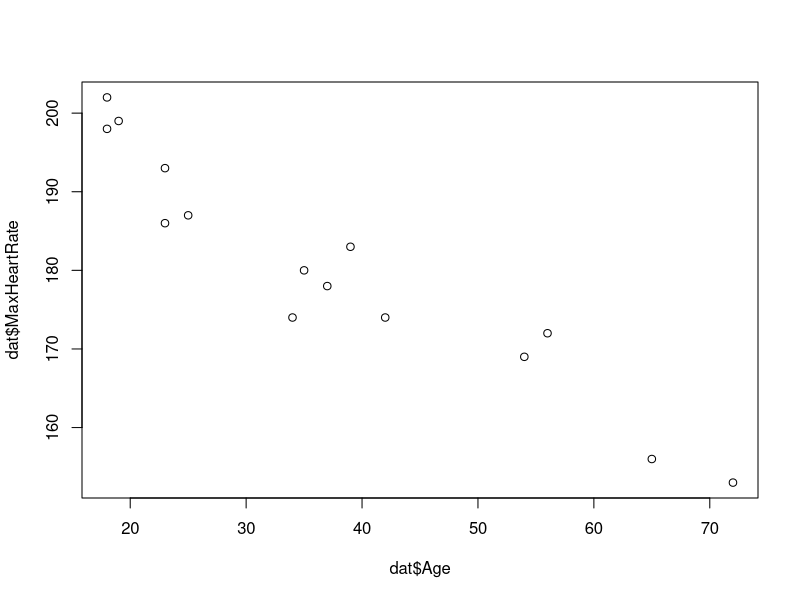
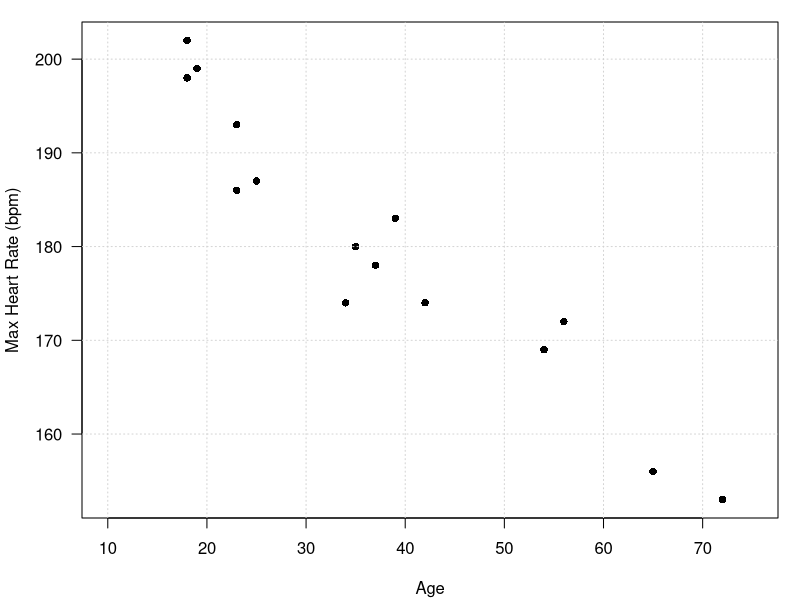
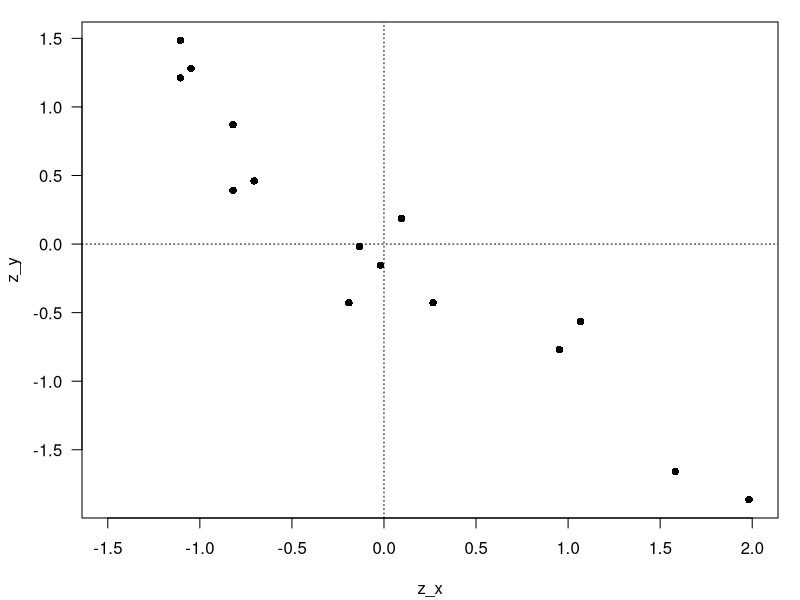
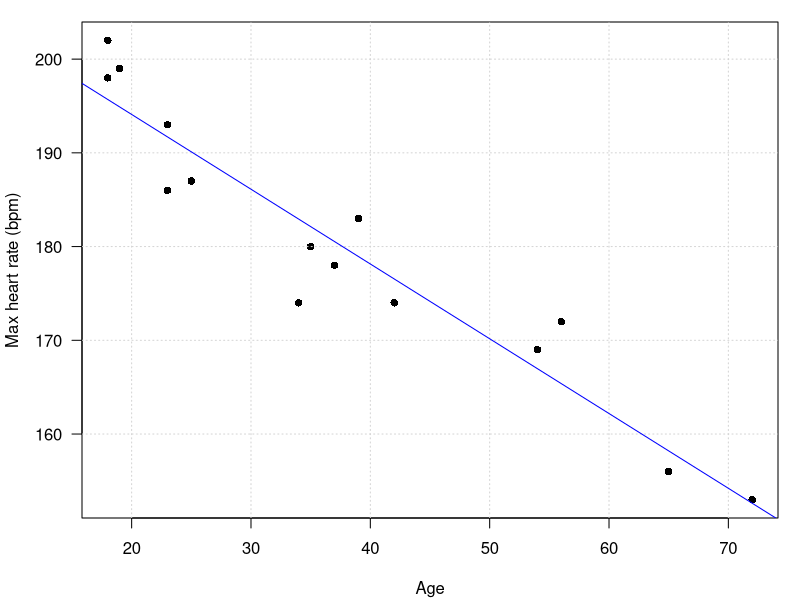
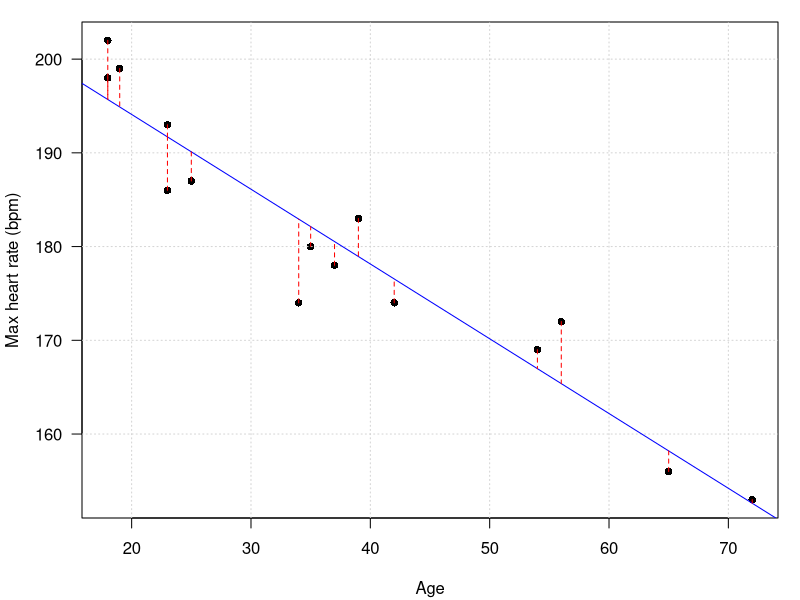

Here is the R script that generated these plots, in order:
## ---- chunk 1
# Download the data & ensure it is located in your project. In this example, the
# data file is located in a folder called Data in my current working directory.

dat <- read.csv('Data/maxHeartRate.csv', header = T)
str(dat)
## ---- chunk 2
summary(dat)
sd(dat$Age); sd(dat$MaxHeartRate)

# Compute the covariance between Age and MaxHeartRate
cov(dat$Age, dat$MaxHeartRate)

# Compute the correlation between Age and MaxHeartRate
cor(dat$Age, dat$MaxHeartRate)
## ---- chunk 3
cov.xy <- cov(dat$Age, dat$MaxHeartRate)

cov.xy/(sd(dat$Age) * sd(dat$MaxHeartRate))

age.z <- scale(dat$Age)
hr.z <- scale(dat$MaxHeartRate)

sum(age.z*hr.z)/14
## ---- chunk 4
plot(dat$Age, dat$MaxHeartRate)

# with(dat, plot(Age, MaxHeartRate))
## ---- chunk 5
par(las = 1, mar = c(4.1, 4.1, 1.1, 1.1))
plot(dat$Age, dat$MaxHeartRate,
     pch = 16, 
     xlab = "Age",
     ylab = "Max Heart Rate (bpm)",
     xlim = c(10,75))
grid()
## ---- chunk 6
par(las = 1, mar = c(4.1, 4.1, 1.1, 1.1))
plot(scale(dat$Age), scale(dat$MaxHeartRate),
     pch = 16, 
     xlab = "z_x",
     ylab = "z_y",
     xlim = c(-1.5,2))

abline(v = 0, h = 0, lty = 3)
## ---- chunk 7
x <- dat$Age; y <- dat$MaxHeartRate
y_diff <- y - mean(y)
x_diff <- x - mean(x)
b_1 <- sum(y_diff * x_diff) / sum((x_diff)^2)
b_1

# b1 <- cor(x,y)*(sd(y)/sd(x))
## ---- chunk 8
b_0 <- mean(y) - mean(x) * b_1
b_0
## ---- chunk 9
y_hat <- b_0 + b_1 * x
y_hat
## ---- chunk 10
y - y_hat
## ---- chunk 11
sigma2 <- sum((y - y_hat)^2) / (length(y) - 2)
sqrt(sigma2)
## ---- chunk 12
par(las = 1, mar = c(4.1, 4.1, 1.1, 1.1))
plot(dat$Age, dat$MaxHeartRate,
     pch = 16,
     xlab = "Age",
     ylab = "Max heart rate (bpm)")
grid()

# abline(v = mean(dat$Age), lty=2, col="red")
# abline(h = mean(dat$MaxHeartRate), lty=2, col="red")
abline(a = b_0, b = b_1,
       col = "blue")
## ---- chunk 13
X.mod <- as.matrix(cbind(1,dat[,1]))
y <- matrix(dat[,2], ncol=1)

dim(X.mod)
dim(y)
## ---- chunk 14
est <- solve(t(X.mod) %*% X.mod) %*% t(X.mod) %*% y
est
## ---- chunk 15
y_hat <- X.mod %*% est
y_hat
## ---- chunk 16
y_resid <- dat[,2] - y_hat
y_resid
## ---- chunk 17
par(las = 1, mar = c(4.1, 4.1, 1.1, 1.1))
plot(dat$Age, dat$MaxHeartRate,
     pch = 16, xlab = "Age",
     ylab = "Max heart rate (bpm)")
grid()
abline(a = b_0, b = b_1, col = "blue")
segments(dat$Age, dat$MaxHeartRate, 
         dat$Age, y_hat, lty=2, col='red')
## ---- chunk 18
sqrt(t(y_resid) %*% y_resid / (dim(X.mod)[1] - 2))
## ---- chunk 19
fit <- lm(MaxHeartRate ~ Age, data = dat)
summary(fit)
## ---- chunk 20
fit$coefficients
confint(fit)
## ---- chunk 21
fit$fitted.values    # shorter to use fit$fitted
## ---- chunk 22
fit$residuals    # shorter to use fit$resid
## ---- chunk 23
summary(fit)$sigma
## ---- chunk 24
cor(y, y_hat)
cor(y, y_hat)^2
## ---- chunk 25
# Use the predict() function. The first argument is the name of
# your lm object. In this case, when I conducted the regression,
# I assigned the result to an object called fit. 

# To obtain predicted values using specific values of predictors,
# pass a list containing the vector of values on the predictor.
# The predictor from our model was called Age. We want to predict
# max heart rate when age is 25 vs. 70.
predict(fit, new=list(Age=c(25,70)))
